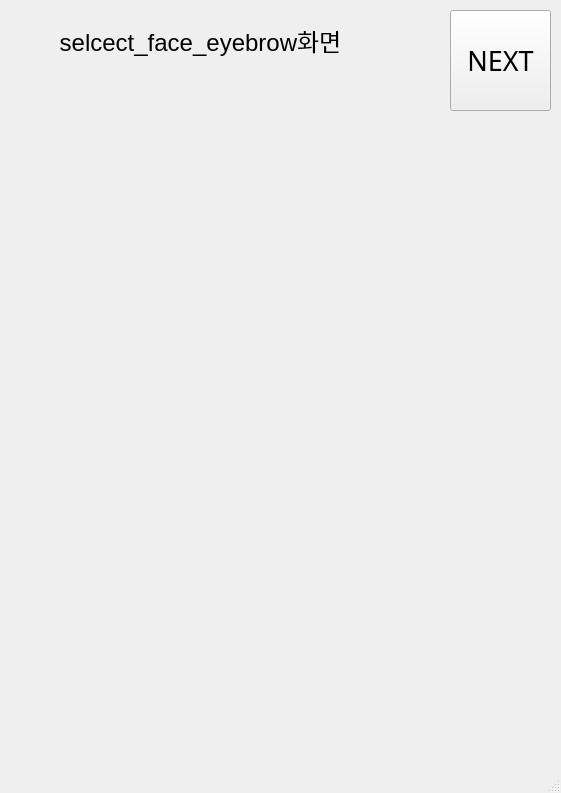
<?xml version="1.0" encoding="UTF-8"?>
<ui version="4.0">
 <class>MainWindow</class>
 <widget class="QMainWindow" name="MainWindow">
  <property name="geometry">
   <rect>
    <x>0</x>
    <y>0</y>
    <width>561</width>
    <height>793</height>
   </rect>
  </property>
  <property name="windowTitle">
   <string>MainWindow</string>
  </property>
  <widget class="QWidget" name="centralwidget">
   <widget class="QLabel" name="label">
    <property name="geometry">
     <rect>
      <x>10</x>
      <y>10</y>
      <width>381</width>
      <height>61</height>
     </rect>
    </property>
    <property name="text">
     <string>&lt;html&gt;&lt;head/&gt;&lt;body&gt;&lt;p align=&quot;center&quot;&gt;&lt;span style=&quot; font-size:18pt;&quot;&gt;selcect_face_eyebrow화면&lt;/span&gt;&lt;/p&gt;&lt;/body&gt;&lt;/html&gt;</string>
    </property>
   </widget>
   <widget class="QPushButton" name="pushButton">
    <property name="geometry">
     <rect>
      <x>450</x>
      <y>10</y>
      <width>101</width>
      <height>101</height>
     </rect>
    </property>
    <property name="font">
     <font>
      <family>AlternateGothic2 BT</family>
      <pointsize>20</pointsize>
     </font>
    </property>
    <property name="text">
     <string>NEXT</string>
    </property>
   </widget>
  </widget>
  <widget class="QMenuBar" name="menubar">
   <property name="geometry">
    <rect>
     <x>0</x>
     <y>0</y>
     <width>561</width>
     <height>26</height>
    </rect>
   </property>
  </widget>
  <widget class="QStatusBar" name="statusbar"/>
 </widget>
 <resources/>
 <connections/>
</ui>
